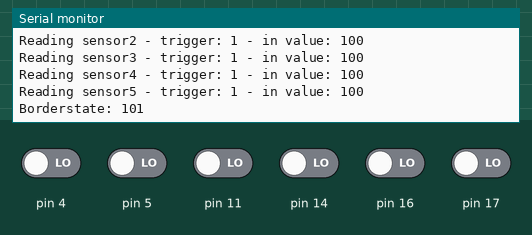
This sketch was run on a simulated Arduino Uno, built with avr-gcc and run on an emulated ATmega328P. Shown: the last lines printed to the serial monitor. Inputs (shaded band) come from the test bench; at power-on: pin 4, pin 5, pin 11, pin 14, pin 16, pin 17 LOW.

Above: at 3.2 s.
3.3 s: pin 4 driven HIGH
5.0 s: pin 5 driven HIGH
At 6.67 s:
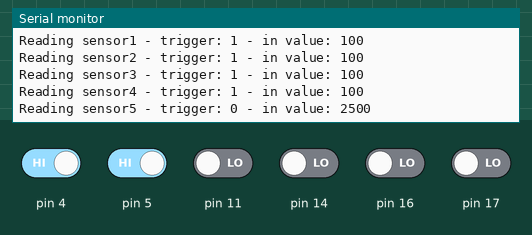
6.7 s: pin 11 driven HIGH
11.2 s: pin 14 driven HIGH
12.9 s: pin 16 driven HIGH
17.4 s: pin 17 driven HIGH
At 19.6 s:
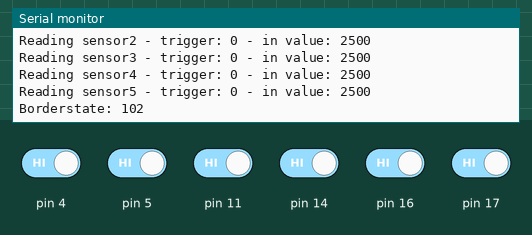
Timing chart, 0 to 20.1 s (numbered marks = the images above; inputs shaded):
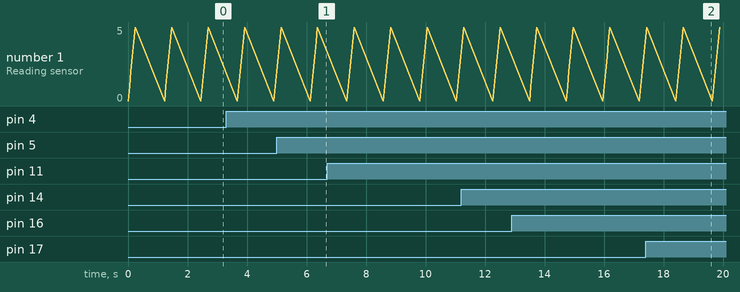

Measured:
- after the input at 5.0 s, the serial monitor: prints a new line after 1.4 s (image 1)
- after the input at 17.4 s, the serial monitor: prints a new line after 1.1 s (image 2)

The sketch:

borderDetect.ino
```cpp
/*
borderDetect() - reads all the edge sensors and stores the sensor state in an array.
*/
#include <Wire.h>
#include <ZumoShield.h>

#define S_BD_CLEAR 100
#define S_BD_LEFT 101
#define S_BD_RIGHT 102
#define S_BD_CENTER 103

#define BD_THRESHOLD 1500 //mi
#define NUM_SENSORS  6

int bdArrayStatus[NUM_SENSORS];
unsigned int sensor_values[NUM_SENSORS];
ZumoReflectanceSensorArray sensors(QTR_NO_EMITTER_PIN);
ZumoBuzzer buzzer;
bool DEBUG = true;					// enable debug to serial terminal
int debugdelay = 500;

int borderdirection = S_BD_CLEAR;			// start with clear border-state

void borderDetect() {
	sensors.read(sensor_values);
	for(int i = 0; i <NUM_SENSORS; i++) {
		bdArrayStatus[i] = 0;
	}

	if (sensor_values[0] < BD_THRESHOLD) {
		// XLLRRR
		bdArrayStatus[0] = 1;
	}
	if (sensor_values[5] < BD_THRESHOLD) {
		// LLLRRX
		bdArrayStatus[5] = 1;
	}
	if (sensor_values[1] < BD_THRESHOLD) {
		// LXLRRR
		bdArrayStatus[1] = 1;
	}
	if (sensor_values[4] < BD_THRESHOLD) {
		// LLLRXR
		bdArrayStatus[4] = 1;
	}
	if (sensor_values[2] < BD_THRESHOLD) {
		// LLXRRR
		bdArrayStatus[2] = 1;
	}
	if (sensor_values[3] < BD_THRESHOLD) {
		// LLLXRR
		bdArrayStatus[3] = 1;
	}

	if (bdArrayStatus[0] == 1 || bdArrayStatus[1] == 1) {
		borderdirection = S_BD_LEFT;
	}
	else if(bdArrayStatus[4] == 0 || bdArrayStatus[5] == 1) {
		borderdirection = S_BD_RIGHT;
	}
	else if (bdArrayStatus[0] == 1 && bdArrayStatus[1] == 0 && bdArrayStatus[4] == 0 &&  bdArrayStatus[5] == 1) {
		borderdirection = S_BD_CENTER;
	}
	else if (bdArrayStatus[0] == 0 && bdArrayStatus[5] == 0) {
		borderdirection = S_BD_CLEAR;
	}
}
void borderAction() {
	switch (borderdirection)
	{
		case S_BD_LEFT:
		// what happens if the border is on the left
		break;

		case S_BD_RIGHT:
		// what happens if the border is on the right
		break;

		case S_BD_CENTER:
		// what happens if the boarder is on both sides
		break;

		case S_BD_CLEAR:
		// default state and case - no boarder = coast is clear!
		break;

		default:;
	}
	if (DEBUG == true) {
		Serial.print("Borderstate: ");
		Serial.println(borderdirection);
		delay(debugdelay);
	}
}


void setup()
{
	Serial.begin(9600);

}

void loop()
{
	borderDetect();
	if (DEBUG == true) {
		for(int i = 0; i <6; i++) {
			Serial.print("Reading sensor");
			Serial.print(i);
			Serial.print(" - trigger: ");
			Serial.print(bdArrayStatus[i]);
			Serial.print(" - in value: ");
			Serial.println(sensor_values[i]);
		}
		Serial.println();
		delay(debugdelay);
	}
	borderAction();
}
```
